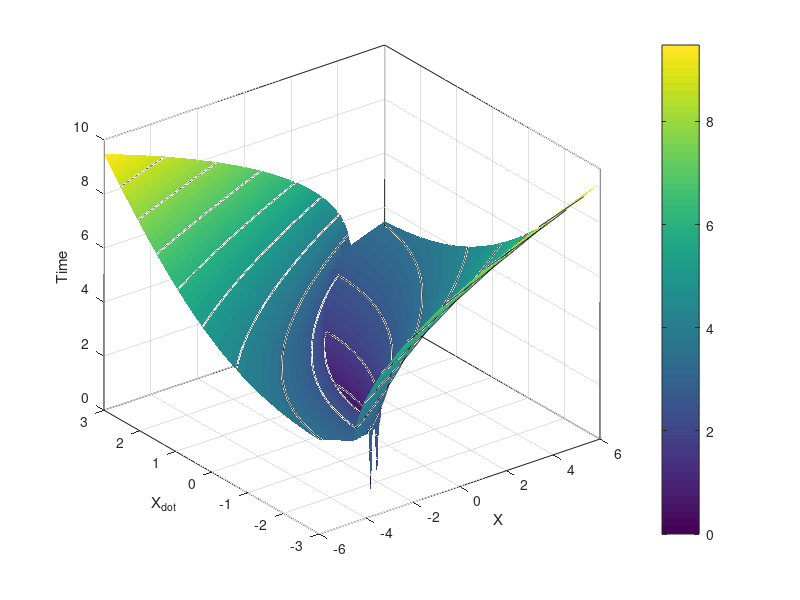
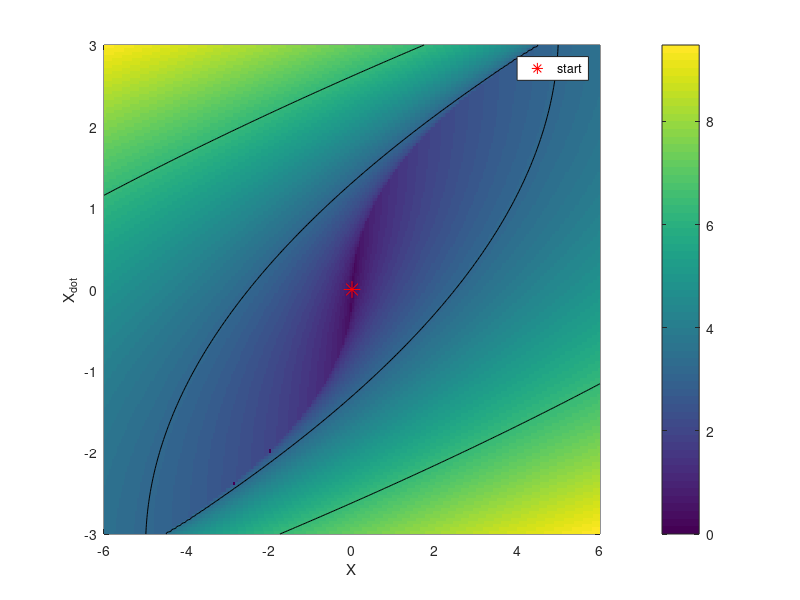

These charts were generated, in order, by the following MATLAB code:
function UnitSphere
    close all;
    Ball=1;  %1=Ball; 0=Ellipse
    a_max=1;
    x1=0; v1=0; x2=1; v2=0;
    xc = (x1+x2)/2;
    vc = (v1+v2)/2;
    %x = xc-6.0:0.04:xc+6.0;
    %y = vc-3:0.04:vc+3;
    x = -6.0:0.04:6.0;
    y = -3:0.04:3;
    %x = x1-6.0:0.01:x1+6.0;
    %y = v1-3:0.01:v1+3;
    
    plot_surf();
    
    % returns the minimum time between 2 points ([x1,y1] and [x2,y2]) in the state space
    % returns -1 if the solution does not exist
    function T = cal_min_time2(x1, v1, x2, v2)
        dp_acc = 0.5*(v1+v2)*abs(v2-v1)/a_max;
        sigma = sign(x2 - x1 - dp_acc);
        a2 = -sigma*a_max; 
        a1 = -a2;
        a = a1; b = 2*v1; c = (v2^2-v1^2)/(2*a2) - (x2-x1);
        q = -0.5*(b + sign(b)*(b^2-4*a*c)^0.5);
        ta1_a = q/a; ta1_b = c/q;
        if (ta1_a > 0) ta1 = ta1_a;
        elseif (ta1_b > 0) ta1 = ta1_b;
        elseif (ta1_a == 0 || ta1_b == 0) T=0; return;
        else T=-1; return;
        end;
        T = (v2-v1)/a2 + 2*ta1;
    end

    % returns the minimum time between 3 points ([x1,y1] -> [xi,yi] -> [x2,y2]) in the state space
    % returns -1 if the solution does not exist
    function T = cal_min_time3(x1, v1, x2, v2, xi, vi)
        T1 = cal_min_time2(x1, v1, xi, vi);
        T2 = cal_min_time2(xi, vi, x2, v2);
        if (T1 < 0 || T2 < 0)
            T = -1;
            return;
        end
        T = T1 + T2;
    end

    function plot_surf()
        [X, Y] = meshgrid(x, y);
        if Ball == 1
            Z = arrayfun(@cal_min_time2, repmat(x1,size(X)), repmat(v1,size(Y)), X, Y);
        elseif Ball == 0
            Z = arrayfun(@cal_min_time3, repmat(x1,size(X)), repmat(v1,size(Y)), repmat(x2,size(X)), repmat(v2,size(Y)), X, Y);
        end
        contour3(X,Y,Z,10,'k'); 
        hold on; surf(X,Y,Z, 'Edgecolor', 'none'); colorbar; hold off;
        xlabel('X'); ylabel('X_d_o_t'); zlabel('Time');
        figure;
        plot(x1,v1,'r*','markers',12); if Ball==0; hold on; plot(x2,v2,'K*','markers',12); hold off; end
        hold on; pcolor(X,Y,Z); shading flat; colorbar; hold off;
        hold on; contour(X,Y,Z,2,'k'); hold off;
        xlabel('X'); ylabel('X_d_o_t'); zlabel('Time');
        hold on; plot(x1,v1,'r*','markers',12); 
        if Ball==0
        plot(x2,v2,'K*','markers',12); 
        end
        hold off;
        if Ball == 1
            legend('start');
        elseif Ball == 0
            legend('start','goal');
        end
        
    end

    function s = sign(x)
        if (x>=0) s=1; else s=-1; end
    end
end
